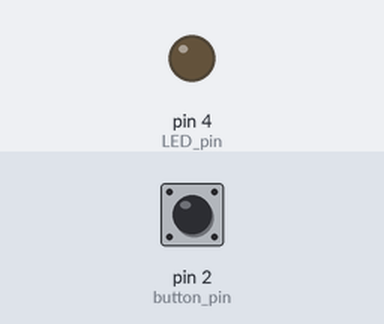
The sketch below on a simulated Arduino Uno, built with avr-gcc and run on an emulated ATmega328P. Parts: output pins drawn as LEDs (lit = HIGH). Dashed ring = blinking. The test bench sets the inputs (shaded band); at power-on: pin 2 (button_pin) HIGH. What the sketch prints to the serial monitor is not drawn.

Above: at 1.2 s.
1.3 s: pin 2 (button_pin) pulled LOW for 0.15 s
At 1.37 s:
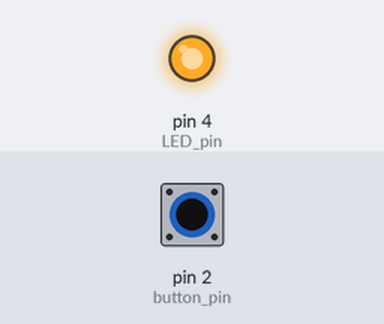
2.9 s: pin 2 (button_pin) pulled LOW for 1 s
At 4.2 s:
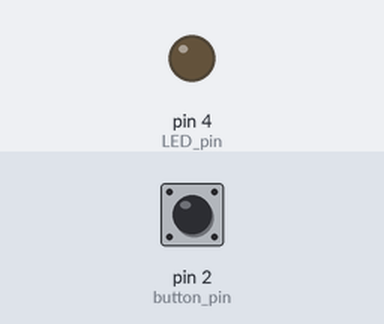
5.8 s: pin 2 (button_pin) pulled LOW for 3.2 s
At 6.8 s:
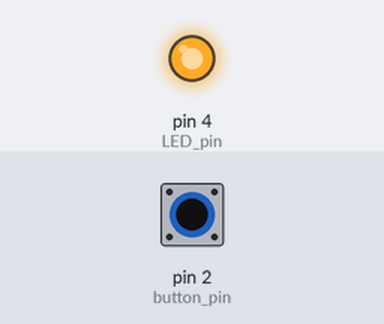
10.5 s: pin 2 (button_pin) pulsed LOW 2 times (0.12 s each, 0.3 s apart)
At 10.56 s:
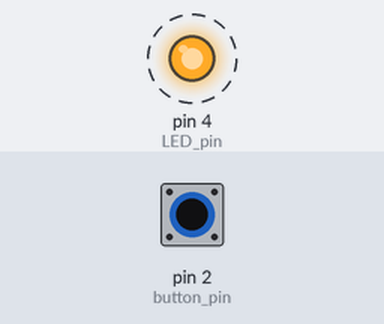
12.9 s: pin 2 (button_pin) pulsed LOW 5 times (0.12 s each, 0.3 s apart)
At 15.1 s:
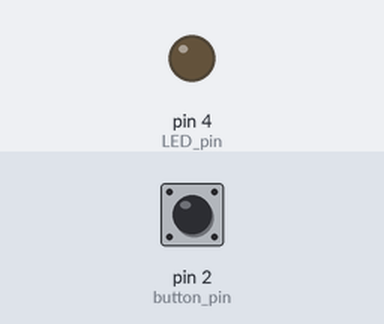
Timing chart, 0 to 16.6 s (numbered marks = the images above; inputs shaded):
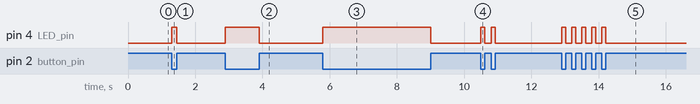

Measured:
- after the input at 1.3 s, pin 4 (LED_pin): LOW → HIGH at once, → LOW 0.15 s later
- after the input at 2.9 s, pin 4 (LED_pin): LOW → HIGH at once, → LOW 1.0 s later
- after the input at 5.8 s, pin 4 (LED_pin): LOW → HIGH at once, → LOW 3.2 s later
- after the input at 10.5 s, pin 4 (LED_pin): alternates HIGH for 0.12 s and LOW for 0.18 s, 4 changes in all, then stays LOW, starting at once
- after the input at 12.9 s, pin 4 (LED_pin): alternates HIGH for 0.12 s and LOW for 0.18 s, 10 changes in all, then stays LOW, starting at once

The sketch:

Morse_Code.ino
```cpp
#include <StandardCplusplus.h>
#include <iterator>
#include <map>
#include <stdio.h>
#include <stdlib.h>

//typedef struct bst_node {
//  struct bst_node* left;
//  struct bst_node* right;
//  char letter;
//} Node;

int dot = 200; // 1/5 of a second, 1 unit
int dash = 3 * dot; // 3 units
int part_space = dot; // 1 unit between parts of a letter
int letter_space = 3 * dot; // 3 units between letters in the same word
int word_space = 7 * dot; // 7 units between words
int LED_pin = 4;
int button_pin = 2;
bool button_status = digitalRead(button_pin);
String message = "";
String morse_message = "";
String code = "";
int str_len;
unsigned long signal_len;
unsigned long t1;
unsigned long t2;
//Node* root_node;
int wait;
std::map<char, String> alphabet;

//void insert(char* c, Node **root, char val) {
//  if (*root == 0) {
//    *root = malloc(sizeof(Node));
//    (*root)->left = 0;
//    (*root)->right = 0;
//  }
//  if (c[0] == '.') {
//    insert(c+1, &((*root)->left), val);
//  }
//  else if (c[0] == '-') {
//    insert(c+1, &((*root)->right), val);
//  }
//  else {
//    (*root)->letter = val;
//  }
//}

void setup() {
  // put your setup code here, to run once:
  Serial.begin(9600);
  pinMode(button_pin, INPUT_PULLUP);
  pinMode(LED_pin, OUTPUT);

  //populate map with keys (letters and numbers) and values (morse codes)
  alphabet['A'] = ".-";
  //alphabet['a'] = ".-";
  alphabet['B'] = "-...";
  //alphabet['b'] = "-...";
  alphabet['C'] = "-.-.";
  //alphabet['c'] = "-.-.";
  alphabet['D'] = "-..";
  //alphabet['d'] = "-..";
  alphabet['E'] = ".";
  //alphabet['e'] = ".";
  alphabet['F'] = "..-.";
  //alphabet['f'] = "..-.";
  alphabet['G'] = "--.";
  //alphabet['g'] = "--.";
  alphabet['H'] = "....";
  //alphabet['h'] = "....";
  alphabet['I'] = "..";
  //alphabet['i'] = "..";
  alphabet['J'] = ".---";
  //alphabet['j'] = ".---";
  alphabet['K'] = "-.-";
  //alphabet['k'] = "-.-";
  alphabet['L'] = ".-..";
  //alphabet['l'] = ".-..";
  alphabet['M'] = "--";
  //alphabet['m'] = "--";
  alphabet['N'] = "-.";
  //alphabet['n'] = "-.";
  alphabet['O'] = "---";
  //alphabet['o'] = "---";
  alphabet['P'] = ".--.";
  //alphabet['p'] = ".--.";
  alphabet['Q'] = "--.-";
  //alphabet['q'] = "--.-";
  alphabet['R'] = ".-.";
  //alphabet['r'] = ".-.";
  alphabet['S'] = "...";
  //alphabet['s'] = "...";
  alphabet['T'] = "-";
  //alphabet['t'] = "-";
  alphabet['U'] = "..-";
  //alphabet['u'] = "..-";
  alphabet['V'] = "...-";
  //alphabet['v'] = "...-";
  alphabet['W'] = ".--";
  //alphabet['w'] = ".--";
  alphabet['X'] = "-..-";
  //alphabet['x'] = "-..-";
  alphabet['Y'] = "-.--";
  //alphabet['y'] = "-.--";
  alphabet['Z'] = "--..";
  //alphabet['z'] = "--..";
  alphabet['0'] = "-----";
  alphabet['1'] = ".----";
  alphabet['2'] = "..---";
  alphabet['3'] = "...--";
  alphabet['4'] = "....-";
  alphabet['5'] = ".....";
  alphabet['6'] = "-....";
  alphabet['7'] = "--...";
  alphabet['8'] = "---..";
  alphabet['9'] = "----.";
  alphabet[' '] = ".......";
  alphabet['\n'] = "......-";

//  char buff[6];
//  String morse;
//  char lett;
//  Node *root = 0;
//  for (std::map<char, String>::iterator it=alphabet.begin(); it!=alphabet.end(); ++it) {
//    lett = it->first;
//    morse = it->second;
//    morse.toCharArray(buff, 6);
//    char *pointer = buff;
//    insert(pointer, &root, lett);
//  }
//  root_node = root;
  Serial.println("Receiving: ");
}

void loop() {
  // put your main code here, to run repeatedly:
  if (Serial.available()> 0) {
    message = Serial.readString();
    transmit();
  }
  else {
  receive();
  }
}

void transmit() {
  eng2code();
  Serial.println(morse_message);
  str_len = morse_message.length();
  for (int i=0;i<str_len;i++) {
    if (morse_message[i] == '.') {
      digitalWrite(LED_pin, HIGH);
      delay(dot);
      digitalWrite(LED_pin, LOW);
    }
    else if (morse_message[i] == '-') {
      digitalWrite(LED_pin, HIGH);
      delay(dash);
      digitalWrite(LED_pin, LOW);
    }
    wait = get_delay(i);
    delay(wait);
  }
  message = "";
  morse_message = "";
  Serial.println("Receiving: ");

}

int get_delay(int i) {
  if (i == str_len - 1) {
    return 0;
  }
  else if (morse_message[i+1] != ' ') {
    return part_space;
  }
  else if (morse_message[i+1] == ' ' && morse_message[i+2] != ' ') {
    return letter_space;
  }
  else {
    return word_space;
  }
}

void receive()
{
NextDotDash:
  while (digitalRead(button_pin) == HIGH) {}
  t1 = millis();                            //time at button press
  digitalWrite(LED_pin, HIGH);               //LED on while button pressed
  while (digitalRead(button_pin) == LOW) {}
  t2 = millis();                            //time at button release
  digitalWrite(LED_pin, LOW);                //LED off on button release
  signal_len = t2 - t1;                     //time for which button is pressed
  if (signal_len > 50)                      //to account for switch debouncing
  {
    code += readio();                       //function to read dot or dash
  }
  while ((millis() - t2) < 500)           //if time between button press greater than 0.5sec, skip loop and go to next alphabet
  {
    if (digitalRead(button_pin) == LOW)
    {
      goto NextDotDash;
    }
  }
  code2eng();                          //function to decipher code into alphabet
}

char readio() {
  if (signal_len > 50 && signal_len < 400) {
    return '.';
  }
  else if (signal_len > 400) {
    return '-';
  }
}

void code2eng() {
  //for each combo of dots and dashes in the code word, go through the BST until you hit the letter, and print it to the Serial monitor
//  str_len = code.length();
//  Node* current_node = root_node;
//  for (int i=0;i<str_len;i++) {
//    if (code[i] == '-') {
//      //go right in the tree
//      current_node = current_node->right;
//      if (i == str_len - 1) {
//        Serial.print(current_node->letter);
//        current_node = root_node;
//      }
//    }
//    else if (message[i] == '.') {
//      //go left in the tree
//      current_node = current_node->left;
//      if (i == str_len - 1) {
//        Serial.print(current_node->letter);
//        current_node = root_node;
//      }
//    }
//    else {
//      //end of message
//      code = "";
//      break;
//    }
//  }
  char lett;
  String morse;
  for (std::map<char, String>::iterator it=alphabet.begin(); it!=alphabet.end(); ++it) {
    lett = it->first;
    morse = it->second;
    if (code == morse) {
      Serial.print(lett);
      code = "";
      break;
    }
  }
  code = "";
}

void eng2code() {
  Serial.print("\n");
  Serial.print("Transmitting: ");
  Serial.println(message);
  str_len = message.length();
  for (int i=0;i<str_len;i++) {
    if (message[i] != ' ') {
      morse_message += alphabet[message[i]];
      if (i != str_len - 1) {
        morse_message += " ";
      }
    }
    else {
      morse_message += "  ";
    }
  }
}
```
